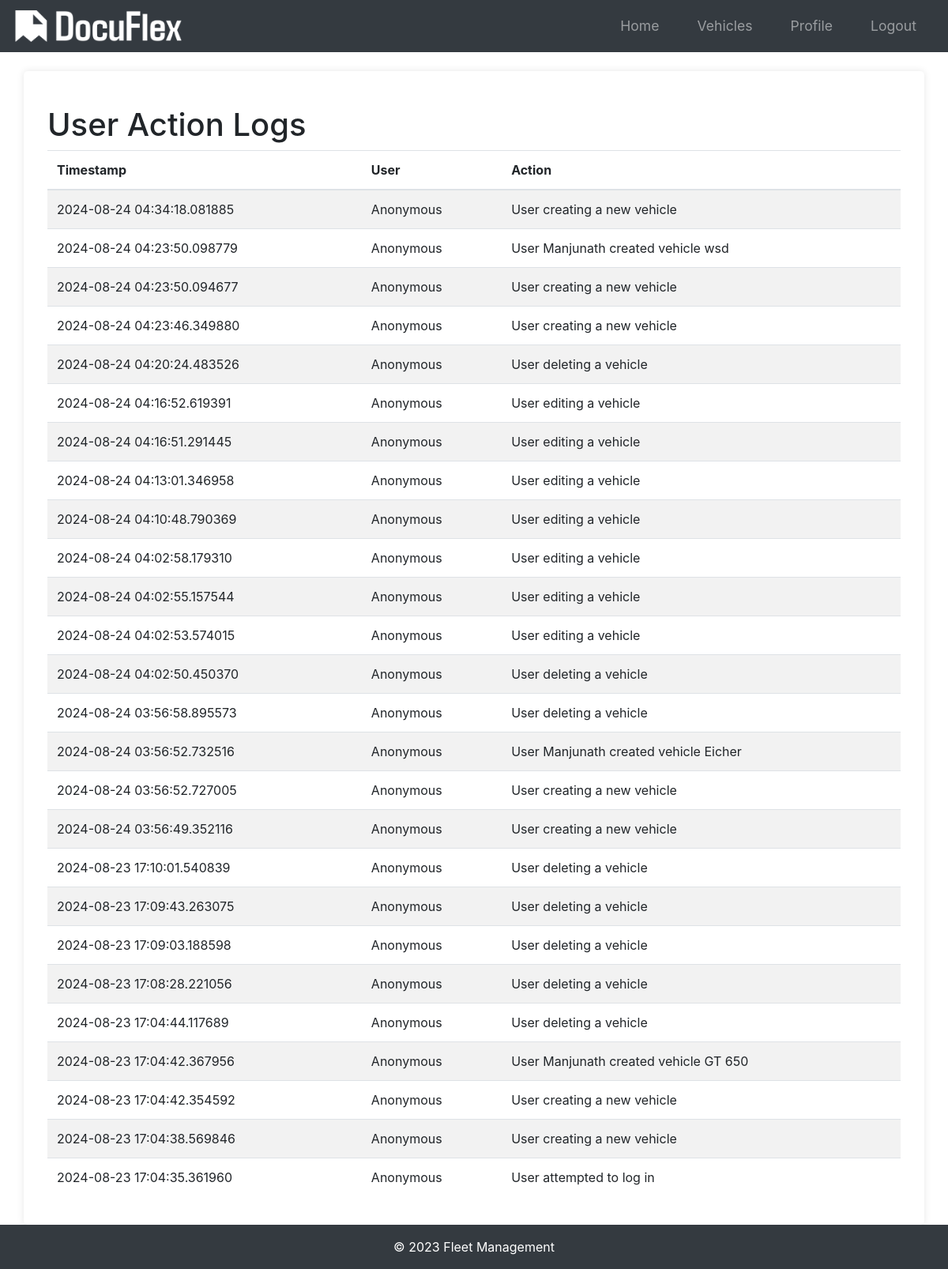
The page /logs (signed in) on the database as committed earlier.
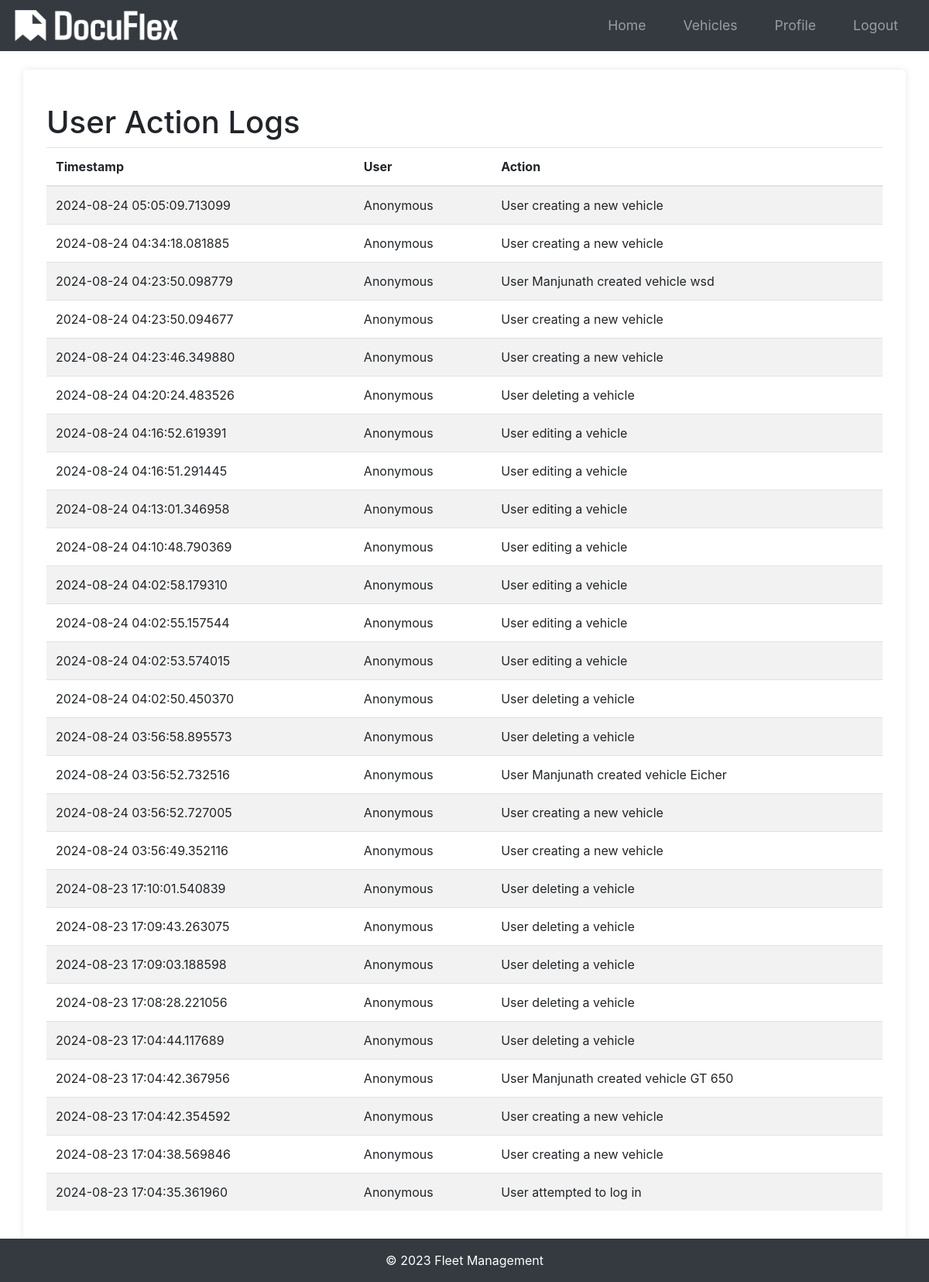
The same page on the database as committed later.
### app/models.py (models this page shows, shortened)
class Log(db.Model):
    id = db.Column(db.Integer, primary_key=True)
    user_id = db.Column(db.Integer, db.ForeignKey("user.id"), nullable=True)
    action = db.Column(db.String(255), nullable=False)
    timestamp = db.Column(db.DateTime, default=datetime.utcnow, nullable=False)

### app/routes.py (the view)
@main.route("/logs")
@login_required  # Ensure only logged-in users can see this
def view_logs():
    logs = Log.query.order_by(Log.timestamp.desc()).all()
    return render_template("view_logs.html", logs=logs)

### app/__init__.py (called while the page is built)
def create_app(config_class=Config):
    app = Flask(__name__)
    app.config.from_object(config_class)
    db.init_app(app)
    bcrypt.init_app(app)
    login_manager.init_app(app)
    mail.init_app(app)
    migrate.init_app(app, db)
    login_manager.login_view = "main.login"
    login_manager.login_message_category = "info"
    from app.models import User
    @login_manager.user_loader
    def load_user(user_id):
        return User.query.get(int(user_id))
    from app.routes import main as main_blueprint
    app.register_blueprint(main_blueprint)
    scheduler = BackgroundScheduler()
    scheduler.add_job(check_document_expirations, "interval", hours=24)
    scheduler.start()
    return app

### app/templates/view_logs.html (shortened to what this page needs)
{% extends "base.html" %}
{% block content %}
<div class="container">
    <h1 class="mt-4">User Action Logs</h1>
    <table class="table table-striped">
        <thead>
            <tr>
                <th scope="col">Timestamp</th>
                <th scope="col">User</th>
                <th scope="col">Action</th>
            </tr>
        </thead>
        <tbody>
            {% for log in logs %}
            <tr>
                <td>{{ log.timestamp }}</td>
                <td>{{ log.user.username if log.user else "Anonymous" }}</td>
                <td>{{ log.action }}</td>
            </tr>
            {% endfor %}
        </tbody>
    </table>
</div>
{% endblock %}

### app/templates/base.html (shortened to what this page needs)
<!DOCTYPE html>
<html lang="en">
<head>
    <link rel="stylesheet" href="{{ url_for('static', filename='styles.css') }}">
    <link rel="stylesheet" href="https://stackpath.bootstrapcdn.com/bootstrap/4.5.2/css/bootstrap.min.css">
    <link rel="stylesheet" href="https://cdnjs.cloudflare.com/ajax/libs/font-awesome/5.15.3/css/all.min.css">
</head>
<body>
    <nav class="navbar navbar-expand-lg navbar-dark bg-dark">
        <a class="navbar-brand" href="{{ url_for('main.index') }}">
            <img src="{{ url_for('static', filename='img/logo.png') }}" alt="Fleet Management Logo">
        </a>
        <div class="collapse navbar-collapse" id="navbarNav">
            <ul class="navbar-nav ml-auto">
                {% if current_user.is_authenticated %}
                    <li class="nav-item">
                        <a class="nav-link" href="{{ url_for('main.home') }}">Home</a>
                    </li>
                    <li class="nav-item">
                        <a class="nav-link" href="{{ url_for('main.list_vehicles') }}">Vehicles</a>
                    </li>
                    <li class="nav-item">
                        <a class="nav-link" href="{{ url_for('main.profile') }}">Profile</a>
                    </li>
                    <li class="nav-item">
                        <a class="nav-link" href="{{ url_for('main.logout') }}">Logout</a>
                    </li>
                {% endif %}
            </ul>
        </div>
    </nav>
    <main class="main-content container mt-4">
        {% block content %}{% endblock %}
    </main>
    <footer class="footer mt-auto py-3 bg-dark">
        <div class="container text-center text-white">
            <span>&copy; 2023 Fleet Management</span>
        </div>
    </footer>
</body>
</html>

### app/static/styles.css (style rules this page uses)
body { font-family: Arial, sans-serif; margin: 0; padding: 0; background-color: #f4f4f4; }
.container { width: 80%; margin: 0 auto; }
nav ul { list-style-type: none; padding: 0; }
nav ul li { display: inline; margin: 0 15px; }
nav ul li a { color: #fff; text-decoration: none; font-size: 1.1em; }
main { padding: 20px; background-color: #fff; border-radius: 5px; box-shadow: 0 0 10px rgba(0,0,0,0.1); }
body { font-family: Arial, sans-serif; margin: 0; padding: 0; }
nav ul { list-style: none; padding: 0; }
nav ul li { display: inline; margin: 0 1rem; }
nav ul li a { color: #fff; text-decoration: none; }

### app/templates/base.html (style rules this page uses)
html, body { height: 100%; margin: 0; display: flex; flex-direction: column; }
.container { flex: 1; }
.footer { background-color: #343a40; color: white; }
.main-content { flex: 1; }
.navbar-brand img { height: 40px; width: auto; }

Rows that differ between the two databases and show on the page:
added Log: timestamp "2024-08-24 05:05:09.713099", user "Anonymous", action "User creating a new vehicle"
